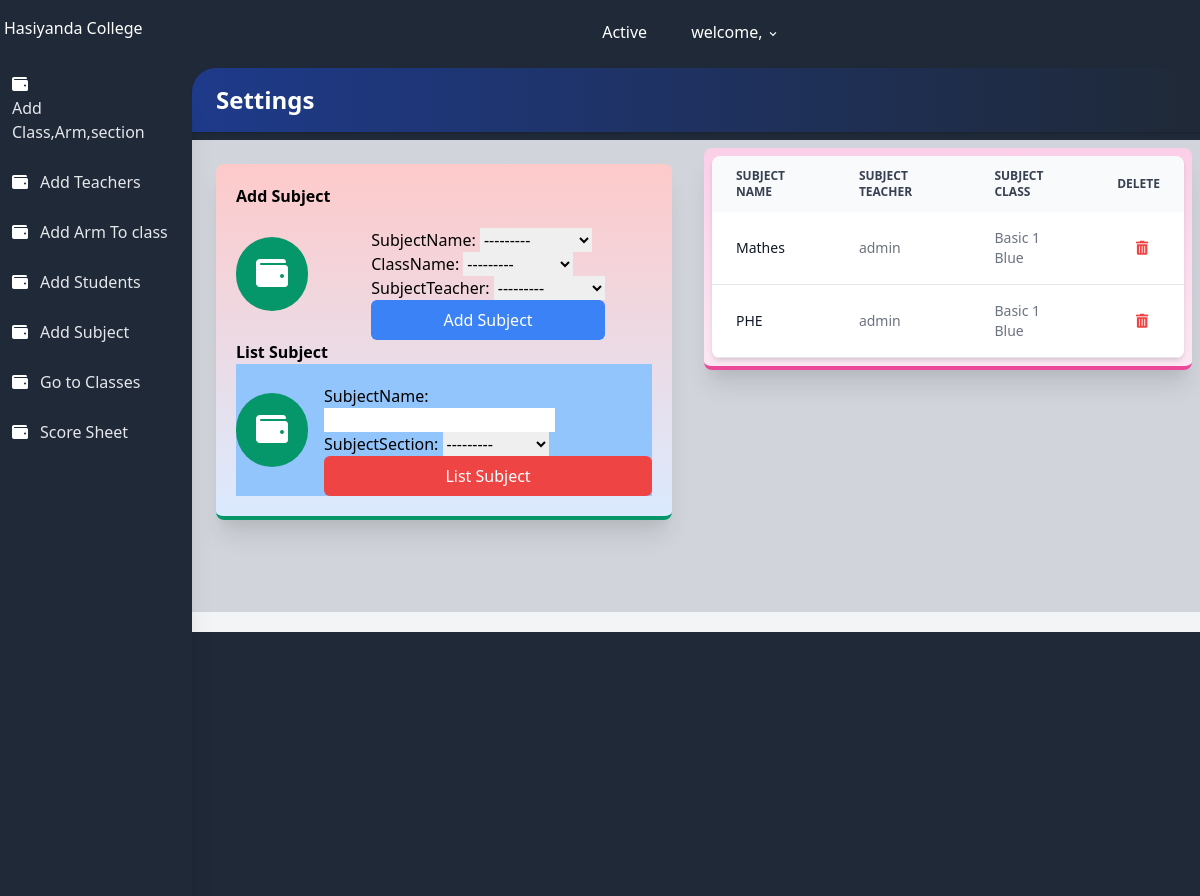
The app's page /subjectCreate/, older data.
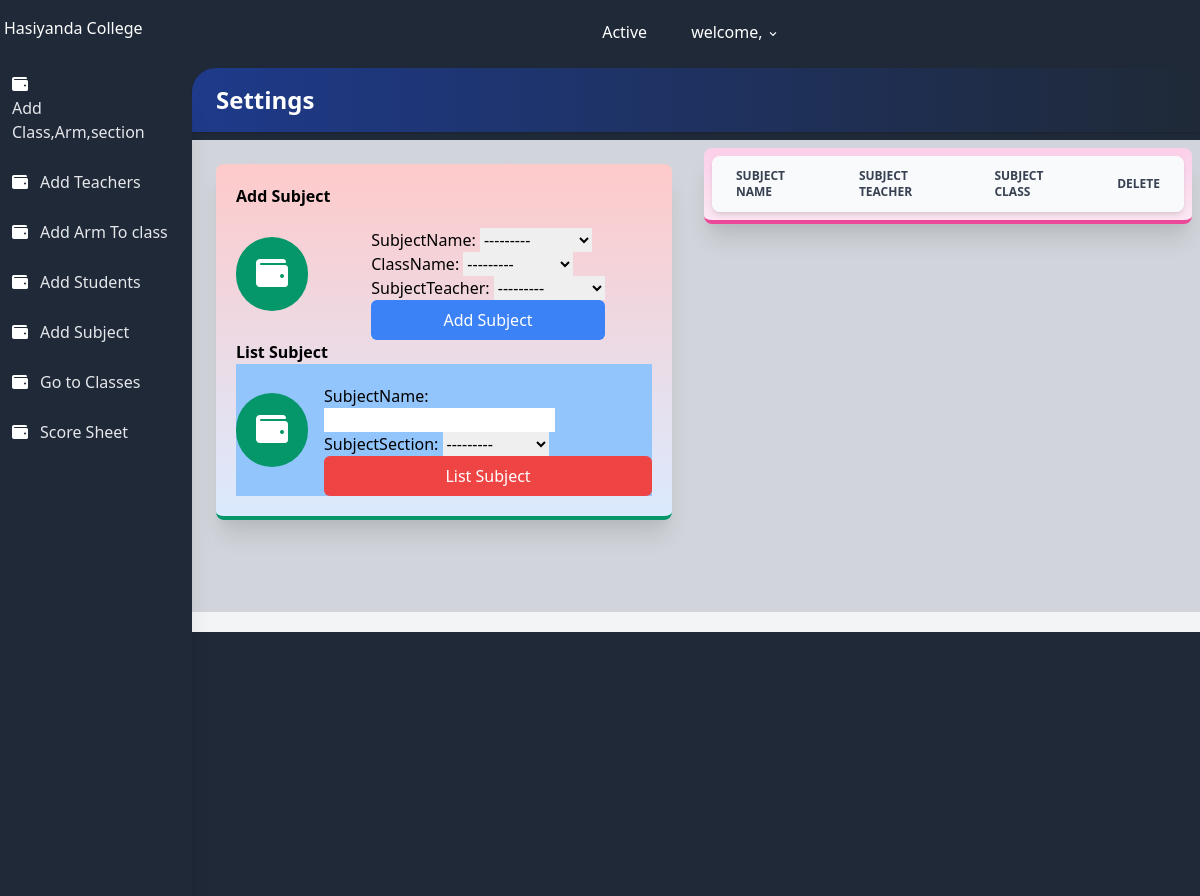
The same page, newer data.
### result/models.py (models this page shows, shortened)
class classArmTeacher(models.Model):
    className = models.ForeignKey(all_class, on_delete=models.CASCADE, null=True)
    classArm = models.ForeignKey(classArm, related_name='classArm', on_delete=models.CASCADE, null=True)
    classTeacher = models.ForeignKey(User, on_delete=models.SET_NULL, null=True)
    date = models.DateTimeField(auto_now_add=True)
    def __str__(self):
        return str(self.className) + ' ' + str(self.classArm)
    class Meta:
        ordering = ['className']

class all_class(models.Model):
    className = models.CharField(max_length=100 , unique=True)
    section = models.ForeignKey(section, on_delete=models.CASCADE, null=True)
    complete = models.BooleanField(default=False)
    date = models.DateTimeField(auto_now_add=True)
    def __str__(self):
        return self.className
    class Meta:
        ordering = ['className']

class allsubject(models.Model):
    subjectTeacher = models.ForeignKey(User, on_delete=models.SET_NULL, null=True)
    className = models.ForeignKey(classArmTeacher, related_name="subjectclass", on_delete=models.CASCADE, null=True)
    subjectName = models.ForeignKey(subjectList, on_delete=models.CASCADE, null=True)
    date = models.DateField(auto_now_add=True)
    class Meta:
        ordering = ['subjectName']

class subjectList(models.Model):
    subjectName = models.CharField(max_length=100,null=True)
    subjectSection = models.ForeignKey('section',on_delete=models.CASCADE,null=True)
    def __str__(self):
        return self.subjectName

class classArm(models.Model):
    armName = models.CharField(max_length=100 , unique=True)
    def __str__(self):
        return self.armName
    class Meta:
        ordering = ['armName']

### users/models.py (models this page shows, shortened)
class User(AbstractUser):
    class Role(models.TextChoices):
        ADMIN = 'admin'
        TEACHER = 'teacher'
        STUDENT = 'student'
    base_role = Role.TEACHER
    role = models.CharField(max_length=10, choices= Role.choices , null=True, blank=True)
    section = models.ForeignKey('result.section', on_delete=models.SET_NULL, null=True , blank=True)
    class Meta:
        db_table = 'auth_user'
    def __str__(self):
        return self.username

### result/views.py (the view, shortened to what this page needs)
# urls.py: path('subjectCreate/', subjectCreate.as_view(), name='subjectCreate'),
class subjectCreate(TemplateView):
    template_name = 'result/subjectCreate.html'
    def get_context_data(self, **kwargs):
        context = super(subjectCreate, self).get_context_data(**kwargs)
        context['allsubject'] = allsubject.objects.all()
        context['subjectListForm'] = subjectListForm()
        context['subjectForm'] = SubjectForm()
        return context

### result/forms.py
class subjectListForm(forms.ModelForm):
    class Meta:
        model = subjectList
        fields = ['subjectName', 'subjectSection']

class SubjectForm(forms.ModelForm):
    class Meta:
        model = allsubject
        fields = ['subjectName', 'className', 'subjectTeacher']

### result/models.py (called while the page is built)
    def __str__(self):
        return self.sectionName

### result/templates/result/subjectCreate.html (shortened to what the changed rows need)
{% extends 'settingsbase.html' %}
{% load static %}
{% block content %}
<main>
    <div class="flex flex-col md:flex-row">
     <section>
    <div id="main" class="main-content flex-1 bg-gray-300 mt-12 md:mt-2 pb-24 md:pb-5">
        <div class="flex flex-wrap">
        <div class="w-full md:w-1/2 xl:w-1/3 p-6">
                        <div class="bg-gradient-to-b from-red-200 to-blue-100 border-b-4 border-green-600 rounded-lg shadow-xl p-5">
                            <h1 class="font-bold">Add Subject</h1>
                            <div class="flex flex-row items-center">
                                <div class="max-w-lg mx-auto">
                                <form method="post" class="mt-5">
                                    {{ subjectForm.as_p }}
                                </form>
                            </div>
                            </div>
                        <h1 class="font-bold">List Subject</h1>
                        </div>
                    </div>
                    <div class="w-full md:w-1/2 xl:w-2/3 p-2">
                        <div class="bg-gradient-to-b from-pink-200 to-pink-100 border-b-4 border-pink-500 rounded-lg shadow-xl p-2">
                                <div class="overflow-x-auto relative shadow-md sm:rounded-lg">
                                    <table class="w-full text-sm text-left text-gray-500 dark:text-gray-400">
                                        <thead class="text-xs text-gray-700 uppercase bg-gray-50 dark:bg-gray-700 dark:text-gray-400">
                                            <tr>
                                                <th scope="col" class="py-3 px-6">
                                                    Subject Name
                                                </th>
                                                <th scope="col" class="py-3 px-6">
                                                    Subject Teacher
                                                </th>
                                                <th scope="col" class="py-3 px-6">
                                                    Subject Class
                                                </th>
                                                <th scope="col" class="py-3 px-6">
                                                    Delete
                                                </th>
                                            </tr>
                                        </thead>
                                        <tbody>
                                            {% for subject in allsubject %}
                                            <tr class="bg-white border-b dark:bg-gray-800 dark:border-gray-700 hover:bg-gray-50 dark:hover:bg-gray-600">
                                                <th scope="row" class="py-4 px-6 font-medium text-gray-900 whitespace-nowrap dark:text-white">
                                                    {{ subject.subjectName}}
                                                </th>
                                                <td class="py-4 px-6">
                                                    {{ subject.subjectTeacher}}
                                                </td>
                                                <td class="py-4 px-6">
                                                    {{ subject.className}}
                                                </td>
                                                <td class="py-4 px-6">
                                                    <div class="flex item-center justify-end">
                                                        <div class="w-4 mr-2 transform hover:text-purple-500 hover:scale-110">
                                                            <a href="{% url 'result:deleteSubject' subject.id %}" class="text-red-500 hover:text-red-600">
                                                                <i class="fas fa-trash-alt"></i>
                                                            </a>
                                                        </div>
                                                </td>
                                            </tr>
                                            {% endfor %}
                                        </tbody>
                                    </table>
                                </div>
                        </div>
                    </div>
        </div>
        </section>
    </div>
</main>
{% endblock %}

Row changes from the older to the newer data that the page shows:
removed allsubject: subjectName "Mathes", subjectTeacher "admin", className "Basic 1 Blue"
removed allsubject: subjectName "PHE", subjectTeacher "admin", className "Basic 1 Blue"
